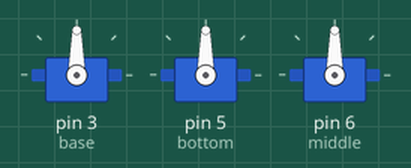
The sketch below on a simulated Arduino Uno, built with avr-gcc and run on an emulated ATmega328P. Shown: 3 × servo.

Above: at 0.05 s.
At 0.3 s:
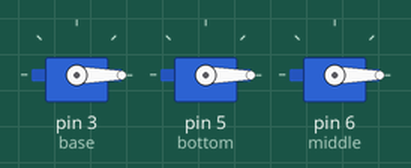
Timing chart, 0 to 3.0 s (numbered marks = the images above):
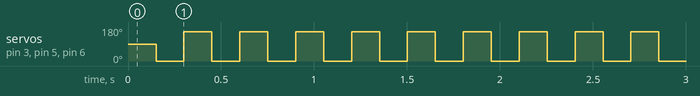

The sketch:

servo_inital_pos_calibration.ino
```cpp
#include <Servo.h>

Servo base;
Servo bottom;
Servo middle;

int btncycle;

void setup() {
  Serial.begin(9600);

  base.attach(3);
  bottom.attach(5);
  middle.attach(6);
}

void loop() {
  for (btncycle = 0; btncycle <= 150; btncycle += 5){
    delay(150);
    base.write(btncycle);
    middle.write(btncycle);
    bottom.write(btncycle);
    break;
  }
  for (btncycle = 155; btncycle >= 150; btncycle -= 5){
    delay(150);
    base.write(btncycle);
    middle.write(btncycle);
    bottom.write(btncycle);
    break;
  }
}
```

Measured:
- by itself, servo on pin 3 (base), servo on pin 5 (bottom), servo on pin 6 (middle): alternates 155° for 0.15 s and 0° for 0.15 s
